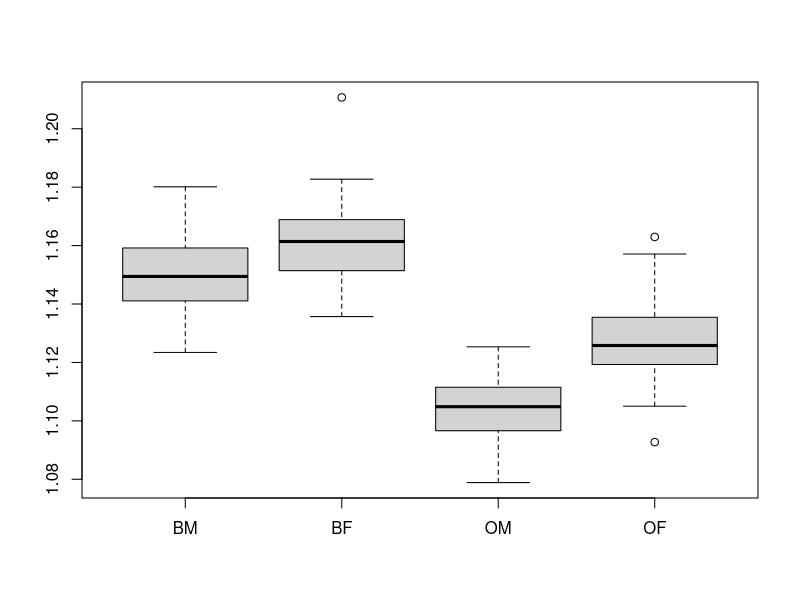

This chart was generated by the following R code:
#Question 1 Dataframe 1
idlist=c(123,245,387)
majorlist=c('Data Science','Pre Med','Public Health')
GPAlist=c(3.8,3.2,3.4)

df=data.frame(id=idlist,major=majorlist,GPA=GPAlist)
df

#Dataframe 2
idlist2=c(123,245,387)
dormlist=c('N','Y','Y')
state_list=c('Y','Y','N')
df2=data.frame(id=idlist, dorm=dormlist, in_state=state_list)

#Merged Dataframes 
df3=merge(df,df2,by="id")
df3
#Dataframe of major and instate only 
maj_state=df3[c("major","in_state")]
maj_state

#Question 2

Fibonacci <- function(num) {
if (num < 1)
  print("value.")
else {
  first <- 0      
  second <- 1     
  print(first)    
  if (num >= 2) {
    for (i in 2:num) {  
      print(second)     
      temp <- first + second  
      first <- second         
       second <- temp      
      }
    }
  }
}

Fibonacci(20)


#QUestion 3.1
library(MASS)
crab.data=MASS::crabs
crab.data
crab.data$wl.ratio=crab.data$CW/crab.data$CL
crab.data

#Question 3.2 Subset 1
subset1=subset(crab.data,subset=crab.data$sp=='B'& crab.data$sex=='M')
subset1

#Subset 2
subset2=subset(crab.data,subset=crab.data$sp=='B'& crab.data$sex=='F')
subset2

#Subset 3
subset3=subset(crab.data,subset=crab.data$sp=='O'& crab.data$sex=='M')
subset3

#Subset 4
subset4=subset(crab.data,subset=crab.data$sp=='O'& crab.data$sex=='F')
subset4

#Question 3.3 

boxplot(subset1$wl.ratio,subset2$wl.ratio,subset3$wl.ratio,subset4$wl.ratio,names=c("BM","BF","OM","OF"))

































